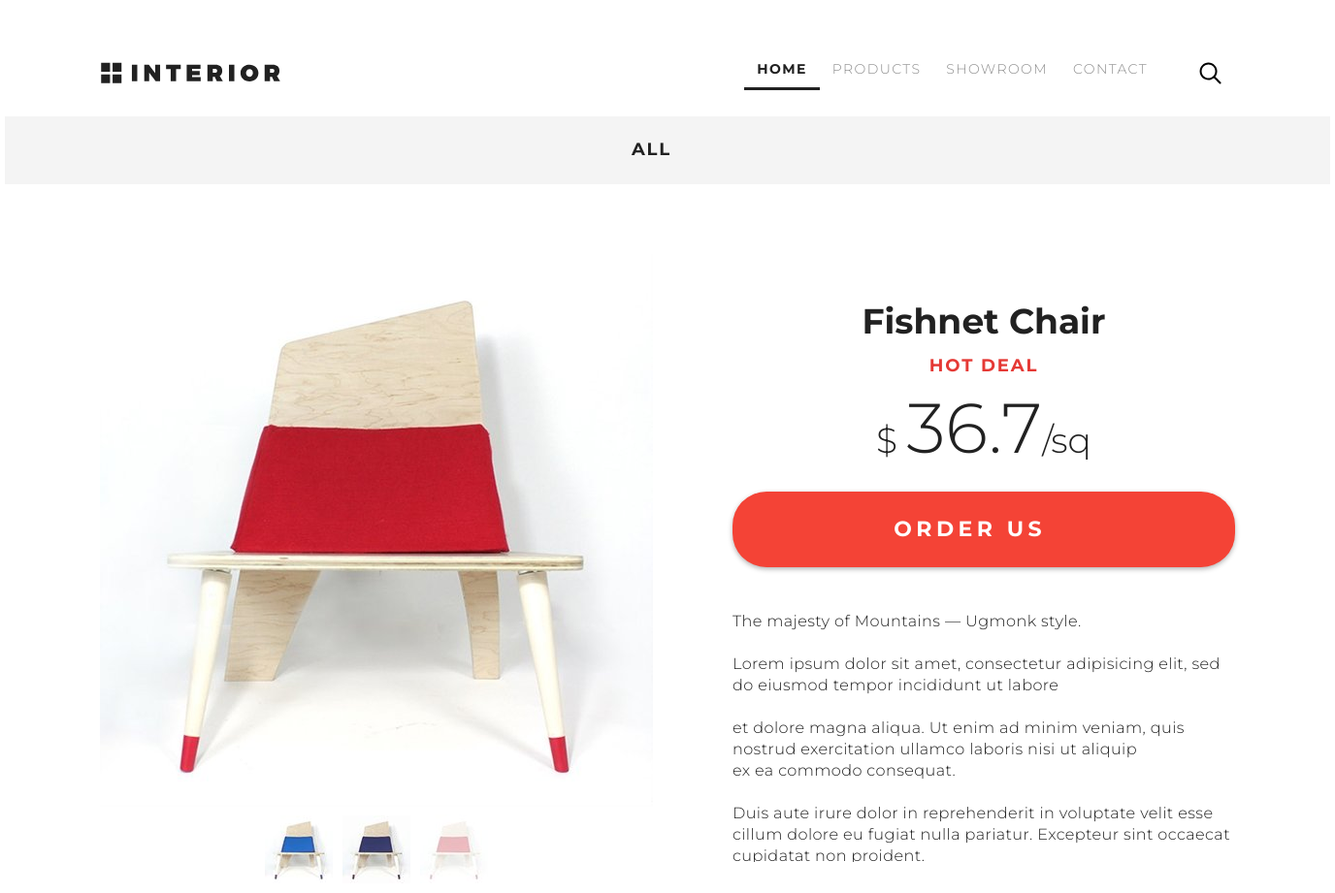
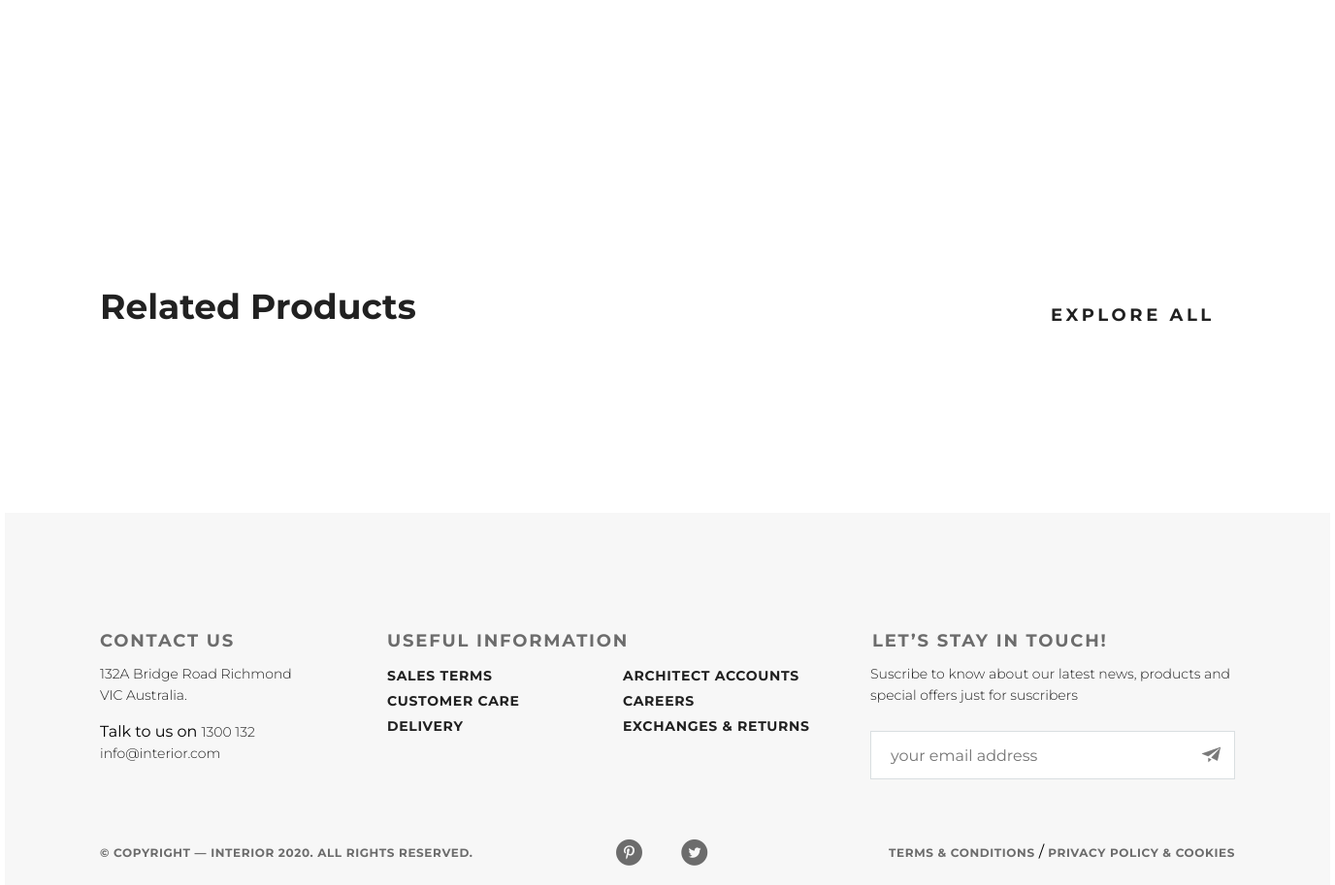
Page /product_details/ on the earlier database version (2 pictures, top to bottom).
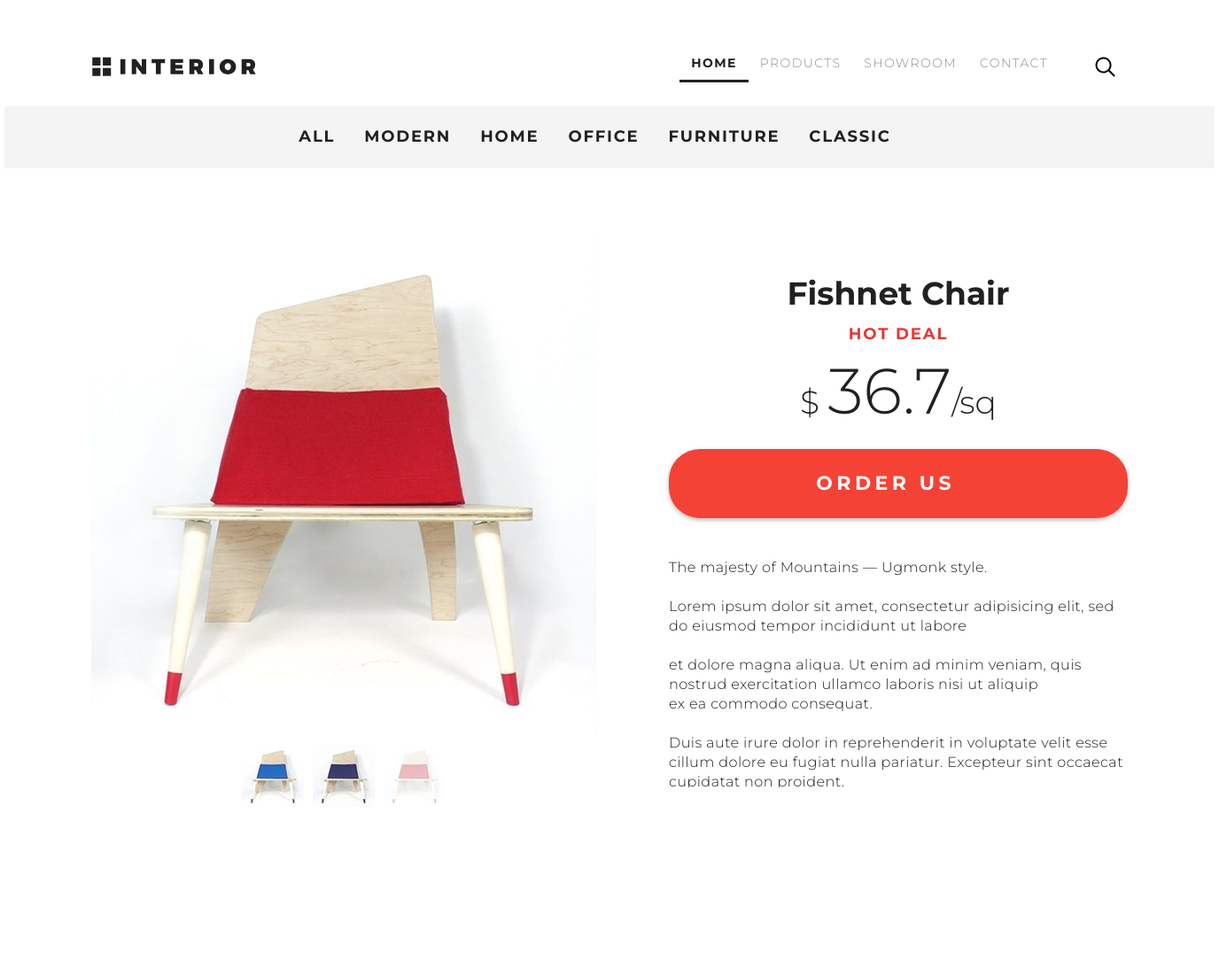
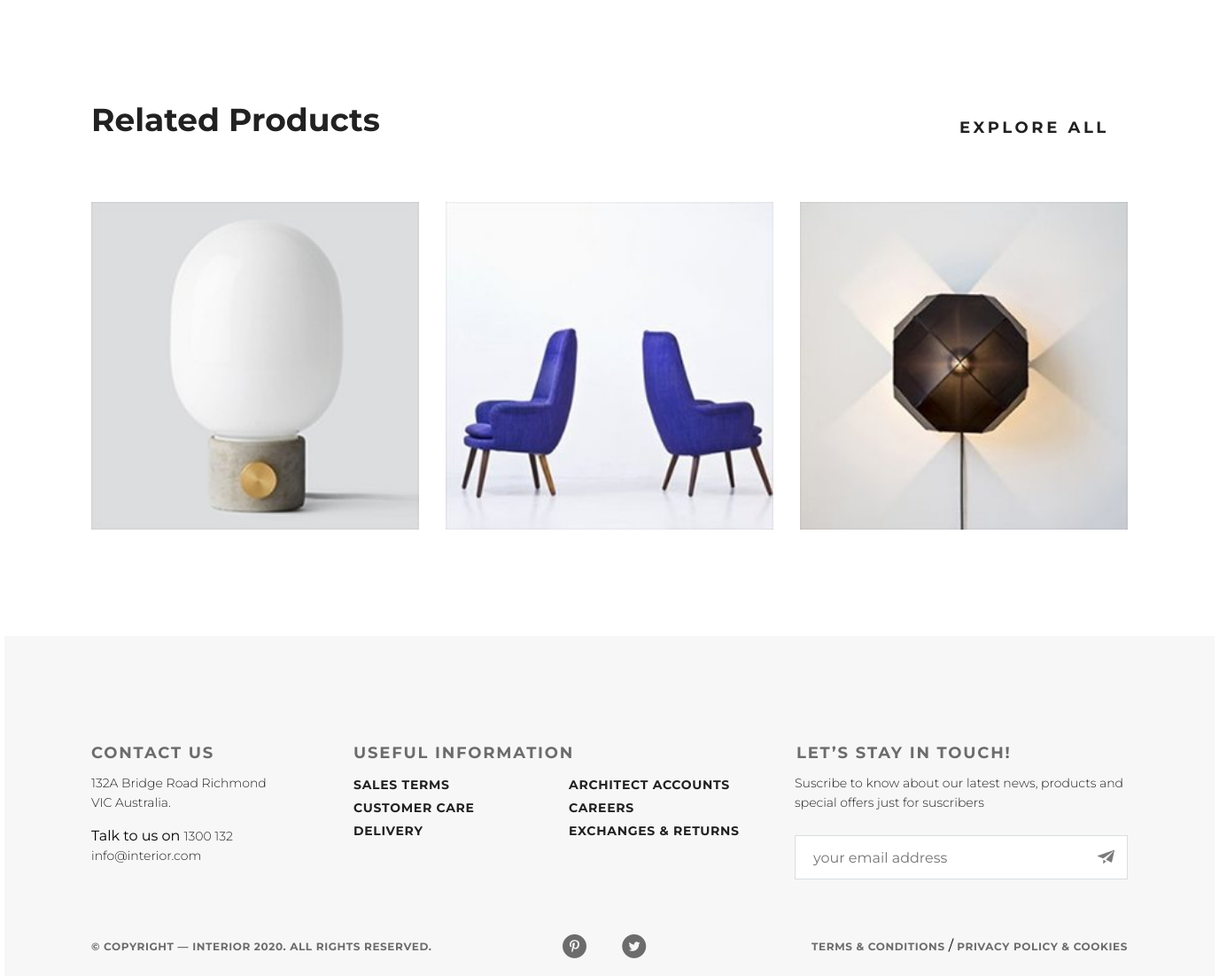
Same page on the later database version (2 pictures, top to bottom).
### mainapp/models.py (models this page shows, shortened)
class ProductCategory(models.Model):
    name = models.CharField('category name', max_length=50)
    description = models.TextField('category description', blank=True)

class Product(models.Model):
    name = models.CharField('product name', max_length=100)
    category = models.ForeignKey(ProductCategory, models.CASCADE, verbose_name='category of product')
    type_prod = models.CharField('type of product', max_length=50, blank=True, null=True)
    description = models.TextField('product description', blank=True)
    short_desc = models.CharField('short descriotion', max_length=50, blank=True)
    price = models.DecimalField('Price', max_digits=8, decimal_places=2, default=0)
    image = models.ImageField(upload_to='products_images', blank=True)
    quantity = models.PositiveIntegerField('quantity', default=0)

### mainapp/views.py (the view)
# urls.py: path('product_details/', mainapp.product_details, name='product_details'),
def product_details(request):
    categories = ProductCategory.objects.all()
    products = Product.objects.all()
    products3 = Product.objects.all()[4:7]
    context = {
        'page_title': 'product deails',
        'categories': categories,
        'products': products,
        'products3': products3,
    }
    return render(request, 'mainapp/product_details.html', context)

### mainapp/templates/mainapp/product_details.html (shortened to what this page needs)
{% extends 'mainapp/base.html' %}
{% load static %}
    {% block container %}
        <div class="padding_site">
            {% include 'mainapp/includes/inc__main_menu.html' %}
        </div>
        <div class="deails_nav">
            {% include 'mainapp/includes/inc__category_menu.html' %}
        </div>
        <div class="padding_site">
        <div class="deails_block clearfix">
            <div class="deails_slider_control">
                <img src="{% static 'img/slider1_43.jpg' %}" alt="deails_slider" class="deails_slider">
                <a href="#" class="slider_control_link"><img src="{% static 'img/controll_55.jpg' %}" alt="slider_control" class="slider_control"></a><a href="#" class="slider_control_link"><img src="{% static 'img/controll11_51.jpg' %}" alt="slider_control" class="slider_control"></a><a href="#" class="slider_control_link"><img src="{% static 'img/controll2_47.jpg' %}" alt="slider_control" class="slider_control"></a>
            </div>
            <div class="deails_slider_text">
                <p class="deails_h">Fishnet Chair</p>
                <p class="deails_hot">Hot Deal</p><br>
                <p class="price">$ <span class="p37">36.7</span>/sq</p>
                <a href="#" class="deails_order">Order Us <img class="bat_arrow" alt="bat_arrow" src="{% static 'img/arrow_31.svg' %}"></a>
                <div>
                    <p class="deails_content_text">The majesty of&nbsp;Mountains&nbsp;&mdash; Ugmonk style. <br><br>
                        Lorem ipsum dolor sit amet, consectetur adipisicing elit, sed do&nbsp;eiusmod tempor incididunt ut&nbsp;labore <br><br>
                        et&nbsp;dolore magna aliqua. Ut&nbsp;enim ad&nbsp;minim veniam, quis nostrud exercitation ullamco laboris nisi ut&nbsp;aliquip ex&nbsp;ea&nbsp;commodo consequat. <br><br>
                        Duis aute irure dolor in&nbsp;reprehenderit in&nbsp;voluptate velit esse cillum dolore eu&nbsp;fugiat nulla pariatur. Excepteur sint occaecat cupidatat non proident. <br>
                        </p>
                </div>
            </div>
        </div>
        <div class="deails_block2_head">
            <div class="block1_nav">
                <h2 class="block1_nav_h2">Related Products</h2>
            </div><a href="{% url 'main:products' %}" class="explore_all">explore all <img class="bat_arrow" src="{% static 'img/arrow_205.svg' %}" height="17" alt="bat_arrow"></a>
        </div>
        <div class="block3_container">
            {% for product in products3 %}
                <div class="block3_col">
                    <a href="#" class="block3_link">
                        <div class="block3_div_img"><img class="img_370" src="{{ product.image.url }}" alt="{{ product.short_desc }}"></div>
                    </a>
                </div>
            {% endfor %}
        </div>
        <div class="deals_margin"></div>
    </div>
    {% endblock %}

### mainapp/templates/mainapp/base.html (shortened to what this page needs)
<!doctype html>
{% load static %}
<html lang="en">
<head>
    {% block css %}
        <link rel="stylesheet" href="https://cdnjs.cloudflare.com/ajax/libs/normalize/8.0.1/normalize.min.css">
        <link rel="stylesheet" href="{% static  'css/icomoon.css' %}" type="text/css">
        <link rel="stylesheet" href="{% static 'css/style.css' %}">
    {% endblock %}
</head>
<body>
<div class="container">
    {% block container %}
    {% endblock %}
</div>
{% block footer %}
    <div class="footer">
        <div class="padding_site">
            <div class="row_1">
                <div class="col_1">
                    <div class="contact_us">
                        <h3 class="foo_h3">Contact Us</h3>
                    </div>
                </div>
                <div class="col_2">
                    <div class="information">
                        <h3 class="foo_h3">Useful Information</h3>
                    </div>
                </div>
                <div class="col_3">
                    <div class="stay">
                        <h3 class="foo_h3">Let&rsquo;s Stay in&nbsp;Touch!</h3>
                    </div>
                </div>
            </div>
            <div class="row_2">
                <div class="col_1">
                    <div>
                        <p><a class="foot_text" href="#">132A Bridge Road Richmond VIC&nbsp;Australia.</a><br><br>Talk to&nbsp;us
                            on&nbsp;<span class="foot_text conect">1300&nbsp;132 </span><a class="conect foot_text"
                                                                                           href="mailto:info@interior.com">info@interior.com</a>
                        </p>
                    </div>
                </div>
                <div class="col_4">
                    <div class="useful">
                        <p><a class="inform_text" href="#">Sales terms</a><br><a class="inform_text" href="#">Customer
                            care</a><br><a class="inform_text" href="#">Delivery</a></p>
                    </div>
                </div>
                <div class="col_5">
                    <div class="footer_inform">
                        <p><a class="inform_text" href="#">Architect accounts</a><br><a class="inform_text"
                                                                                        href="#">Careers</a><br><a
                                class="inform_text" href="#">Exchanges &amp;&nbsp;returns</a></p>
                    </div>
                </div>
                <div class="col_3">
                    <div class="in_touch">
                        <p class="suscribe foot_text">Suscribe to&nbsp;know about our latest news, products and special
                            offers just for suscribers</p>
                    </div>
                    <form action="#">
                        <div class="input_email  clearfix">
                            <input type="email" class="email" placeholder="your email address">
                            <input class="send_email" type="submit" name="send_email" value="">
                        </div>
                    </form>
                </div>
            </div>
            <div class="clearfix"></div>
            <div class="row_3">
                <div class="row_3_col1">
                    <p class="row_3_text">&copy;&nbsp;Copyright&nbsp;&mdash; INTERIOR
                        {% now "Y" %}. All Rights Reserved.</p>
                </div>
                <div class="row_3_col2"><a href="#" class="icon-facebook-with-circle footer_icon"></a><a href="#"
                                                                                                         class="icon-twitter-with-circle footer_icon"></a><a
                        href="#" class="icon-google-with-circle footer_icon"></a><a href="#"
                                                                                    class="icon-pinterest-with-circle footer_icon"></a>
                </div>
                <div class="row3_col-3">
                    <p><a class="row_3_text" href="#">Terms &amp;&nbsp;Conditions&nbsp;</a>/ <a class="row_3_text" href="#">Privacy
                        policy &amp;&nbsp;Cookies</a></p>
                </div>
            </div>
        </div>
    </div>
{% endblock %}
</body>
</html>

### mainapp/templates/mainapp/includes/inc__main_menu.html
{% load static %}
            <div class="header"><a href="{% url 'main:index' %}"><img src="{% static 'img/logo_228.svg' %}" alt="logo"></a>
                <ul class="menu">
                    <li class="menu_list"><a href="{% url 'main:index' %}" class="menu_link menu_link_active">HOME</a></li>
                    <li class="menu_list"><a href="{% url 'main:products' %}" class="menu_link">PRODUCTS</a></li>
                    <li class="menu_list"><a href="{% url 'main:product_details' %}" class="menu_link ">SHOWROOM</a></li>
                    <li class="menu_list"><a href="{% url 'main:contact' %}" class="menu_link ">CONTACT</a></li>
                    <li class="menu_list"><a href="#" class="menu_link basket"></a></li>
                    <li class="menu_list"><a href="#" class="menu_link"><img src="{% static 'img/search_224.svg' %}" alt="search"></a></li>
                </ul>
            </div>

### mainapp/templates/mainapp/includes/inc__category_menu.html
{% load static %}
        <a class="deails_link deails_link_active" href="#">All</a>
        {% for category in categories %}
            <a class="deails_link deails_link_active" href="#">
                {{ category.name }}
            </a>
        {% endfor %}

### static/css/icomoon.css (style rules this page uses)
[class^="icon-"], [class*=" icon-"] { font-family: 'icomoon' !important; speak: none; font-style: normal; font-weight: normal; font-variant: normal; text-transform: none; line-height: 1; -webkit-font-smoothing: antialiased; -moz-osx-font-smoothing: grayscale; }
.icon-facebook-with-circle:before { content: "\e903"; }
.icon-google-with-circle:before { content: "\e904"; }
.icon-pinterest-with-circle:before { content: "\e905"; }
.icon-twitter-with-circle:before { content: "\e906"; }

Differences in the rows shown:
added ProductCategory: name "MODERN"
added ProductCategory: name "HOME"
added ProductCategory: name "OFFICE"
added ProductCategory: name "FURNITURE"
added ProductCategory: name "CLASSIC"
added Product: image (picture)
added Product: image (picture)
added Product: image (picture)
